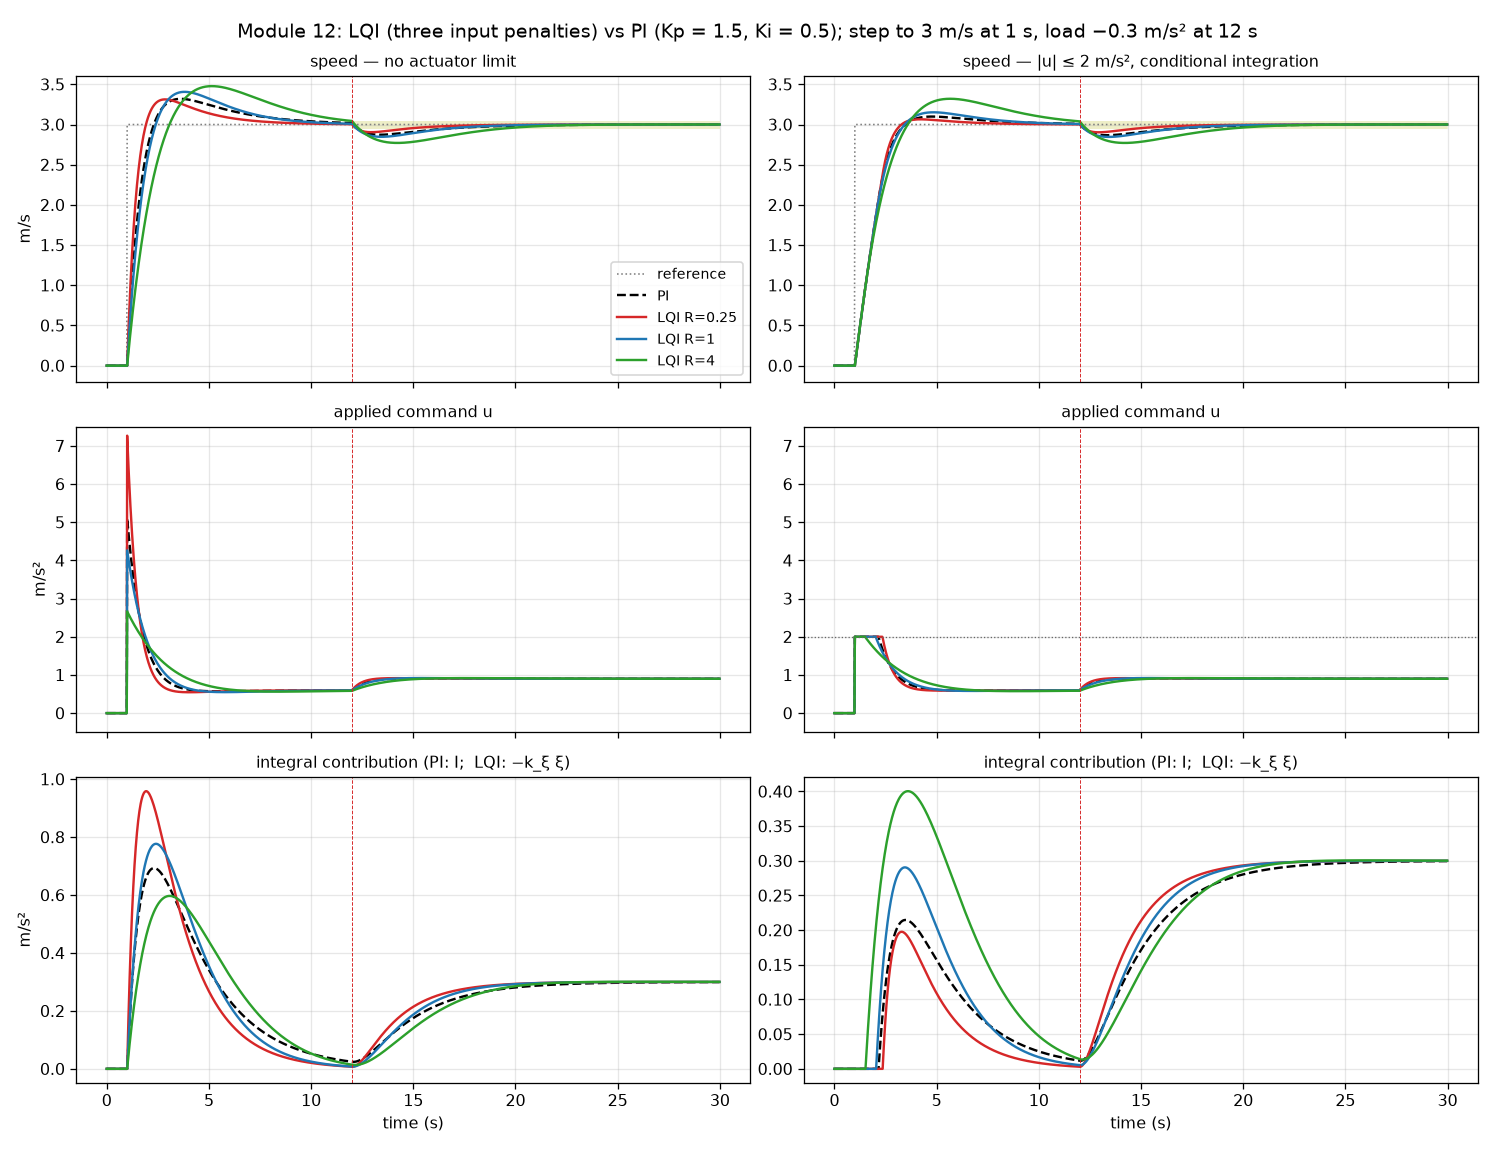

Reproduce this figure in Python.
"""
Module 12, Parts 3-4: LQI vs PI on the speed plant, with and without actuator limits.

Experiment (30 s, h = 0.02 s, exact speed measurement, v0 = 0, integral states start at zero):
    r = 0 -> 3 m/s at t = 1 s;   d = 0 -> -0.3 m/s^2 at t = 12 s.
Controllers, both with feedforward c r:
    PI:   u = c r + 1.5 (r - v) + I,           I_{k+1}  = I_k + 0.5 h (r - v)
    LQI:  u = c r - K [v - r, xi],             xi_{k+1} = xi_k + h (r - v)
Command is computed from the current integral state, then the state is updated.
Limited runs: u = clip(u_raw, -2, 2), with conditional integration: freeze the integral state when
u_raw is beyond a limit AND the proposed change in the integral contribution (PI: 0.5 h (r - v);
LQI: -k_xi h (r - v)) would push it further beyond that limit.

Prediction for increasing R_cost (made before running):
    Gains: command is more expensive, so both |k_e| and |k_xi| fall (roughly k_xi ~ sqrt(q_xi / R)).
    Recovery: smaller gains -> slower poles -> slower load recovery, larger IAE.
    Effort: feedback effort h sum (u - c r)^2 falls; the total h sum u^2 changes little, since it is
    dominated by the feedforward c r = 0.6 and the 0.3 load compensation that every design must
    eventually supply. Overshoot: with cheap command (R = 0.25) the poles are real and well damped;
    at R = 4 they become complex (damping ratio ~0.89), so a little more overshoot is expected.
    Saturation: higher gains push the raw command further past 2 m/s^2 at the step, so R = 0.25
    should saturate longest; R = 4 may never saturate.
"""

from pathlib import Path

import matplotlib.pyplot as plt
import numpy as np

from lqi_design import A_PLANT, B_PLANT, C_DRAG, H_STEP, PI_GAINS, designs

OUT_DIR = Path(__file__).resolve().parent
T_END = 30.0
U_LIM = 2.0
BAND = 0.05
N = int(round(T_END / H_STEP))
K_STEP, K_DIST = int(round(1.0 / H_STEP)), int(round(12.0 / H_STEP))
COLORS = {"PI": "k", "LQI R=0.25": "tab:red", "LQI R=1": "tab:blue", "LQI R=4": "tab:green"}


def signals():
    k = np.arange(N)
    return np.where(k >= K_STEP, 3.0, 0.0), np.where(k >= K_DIST, -0.3, 0.0)


def freeze(u_raw, delta, u_lim):
    return u_lim is not None and ((u_raw > u_lim and delta > 0) or (u_raw < -u_lim and delta < 0))


def run_pi(Kp, Ki, u_lim=None):
    r, d = signals()
    v, I = 0.0, 0.0
    log = {key: np.zeros(N) for key in ("v", "u_raw", "u", "integ")}
    for k in range(N):
        u_raw = C_DRAG * r[k] + Kp * (r[k] - v) + I
        u = u_raw if u_lim is None else float(np.clip(u_raw, -u_lim, u_lim))
        log["v"][k], log["u_raw"][k], log["u"][k], log["integ"][k] = v, u_raw, u, I
        dI = Ki * H_STEP * (r[k] - v)
        if not freeze(u_raw, dI, u_lim):
            I += dI
        v = A_PLANT * v + B_PLANT * (u + d[k])
    return finish(log, r)


def run_lqi(K, u_lim=None):
    r, d = signals()
    k_e, k_xi = K
    v, xi = 0.0, 0.0
    log = {key: np.zeros(N) for key in ("v", "u_raw", "u", "integ")}
    for k in range(N):
        u_raw = C_DRAG * r[k] - (k_e * (v - r[k]) + k_xi * xi)
        u = u_raw if u_lim is None else float(np.clip(u_raw, -u_lim, u_lim))
        log["v"][k], log["u_raw"][k], log["u"][k], log["integ"][k] = v, u_raw, u, -k_xi * xi
        dxi = H_STEP * (r[k] - v)
        if not freeze(u_raw, -k_xi * dxi, u_lim):     # direction judged on the contribution -k_xi xi
            xi += dxi
        v = A_PLANT * v + B_PLANT * (u + d[k])
    return finish(log, r)


def finish(log, r):
    log["t"] = np.arange(N) * H_STEP
    log["r"] = r
    return log


def metrics(log, u_lim=None):
    t, v, r, u = log["t"], log["v"], log["r"], log["u"]
    after = t >= 12.0 - 1e-9
    outside = after & (np.abs(v - 3.0) > BAND)
    if outside[-1]:
        recovery = None
    else:
        idx = np.nonzero(outside)[0]
        recovery = t[idx[-1] + 1] - 12.0 if len(idx) else 0.0
    return {
        "overshoot": max(0.0, np.max(v[t < 12.0 - 1e-9]) - 3.0),
        "recovery": recovery,
        "iae": H_STEP * np.sum(np.abs(r - v)),
        "effort": H_STEP * np.sum(u**2),
        "fb_effort": H_STEP * np.sum((u - C_DRAG * r)**2),
        "sat": H_STEP * np.sum(np.abs(log["u_raw"]) > u_lim) if u_lim else 0.0,
        "dip": 3.0 - np.min(v[after]),
    }


def run_all(u_lim=None):
    logs = {"PI": run_pi(*PI_GAINS, u_lim=u_lim)}
    for name, K in designs().items():
        logs[name] = run_lqi(K, u_lim=u_lim)
    return logs


def equivalence_check():
    """LQI with K = [k_e, k_xi] must equal PI with Kp = k_e, Ki = -k_xi (with and without limits)."""
    worst = 0.0
    for K in designs().values():
        for lim in (None, U_LIM):
            a, b = run_lqi(K, lim), run_pi(K[0], -K[1], lim)
            worst = max(worst, np.max(np.abs(a["v"] - b["v"])), np.max(np.abs(a["u"] - b["u"])))
    print(f"Check: LQI(K) == PI(Kp = k_e, Ki = -k_xi), max difference in v and u: {worst:.1e}\n")


def table(logs, u_lim, title):
    print(title)
    print(f"  {'controller':<12}{'Kp':>7}{'Ki':>7}{'overshoot':>11}{'load dip':>10}{'recovery':>10}{'IAE':>8}"
          f"{'effort':>9}{'fb effort':>11}{'saturated':>11}")
    gains = {"PI": PI_GAINS, **{n: (K[0], -K[1]) for n, K in designs().items()}}
    for name, log in logs.items():
        m = metrics(log, u_lim)
        rec = "not reached" if m["recovery"] is None else f"{m['recovery']:.2f} s"
        print(f"  {name:<12}{gains[name][0]:7.3f}{gains[name][1]:7.3f}{m['overshoot']:11.3f}{m['dip']:10.3f}"
              f"{rec:>10}{m['iae']:8.3f}{m['effort']:9.2f}{m['fb_effort']:11.3f}{m['sat']:10.2f}s")
    print()


def plot(logs_free, logs_lim, path):
    fig, axes = plt.subplots(3, 2, sharex=True, figsize=(13, 10))
    for col, (logs, title) in enumerate(((logs_free, "no actuator limit"),
                                         (logs_lim, f"|u| ≤ {U_LIM:g} m/s², conditional integration"))):
        t = logs["PI"]["t"]
        axes[0, col].plot(t, logs["PI"]["r"], color="0.5", ls=":", lw=1, label="reference")
        axes[0, col].fill_between(t, 3 - BAND, 3 + BAND, where=t >= 12, color="tab:olive", alpha=0.25, lw=0)
        for name, log in logs.items():
            ls = "--" if name == "PI" else "-"
            axes[0, col].plot(t, log["v"], color=COLORS[name], ls=ls, lw=1.5, label=name)
            axes[1, col].plot(t, log["u"], color=COLORS[name], ls=ls, lw=1.5)
            axes[2, col].plot(t, log["integ"], color=COLORS[name], ls=ls, lw=1.5)
        if col == 1:
            axes[1, col].axhline(U_LIM, color="0.4", lw=0.8, ls=":")
        axes[0, col].set_title(f"speed — {title}", fontsize=10)
        axes[1, col].set_title("applied command u", fontsize=10)
        axes[2, col].set_title("integral contribution (PI: I;  LQI: −k_ξ ξ)", fontsize=10)
        axes[0, col].set_ylim(-0.2, 3.6)
        axes[1, col].set_ylim(-0.5, 7.5)
        for ax in axes[:, col]:
            ax.axvline(12, color="tab:red", lw=0.6, ls="--")
            ax.grid(alpha=0.3)
        axes[2, col].set_xlabel("time (s)")
    axes[0, 0].legend(loc="lower right", fontsize=9)
    axes[0, 0].set_ylabel("m/s"); axes[1, 0].set_ylabel("m/s²"); axes[2, 0].set_ylabel("m/s²")
    fig.suptitle("Module 12: LQI (three input penalties) vs PI (Kp = 1.5, Ki = 0.5); "
                 "step to 3 m/s at 1 s, load −0.3 m/s² at 12 s")
    fig.tight_layout()
    fig.savefig(path, dpi=115)
    plt.close(fig)


def main():
    equivalence_check()
    free, lim = run_all(None), run_all(U_LIM)
    table(free, None, "Part 4 metrics, no actuator limit")
    table(lim, U_LIM, f"Part 4 metrics, |u| <= {U_LIM:g} m/s^2 with conditional integration")
    path = OUT_DIR / "lqi_vs_pi.png"
    plot(free, lim, path)
    print(f"Figure saved: {path.name}")


if __name__ == "__main__":
    main()
